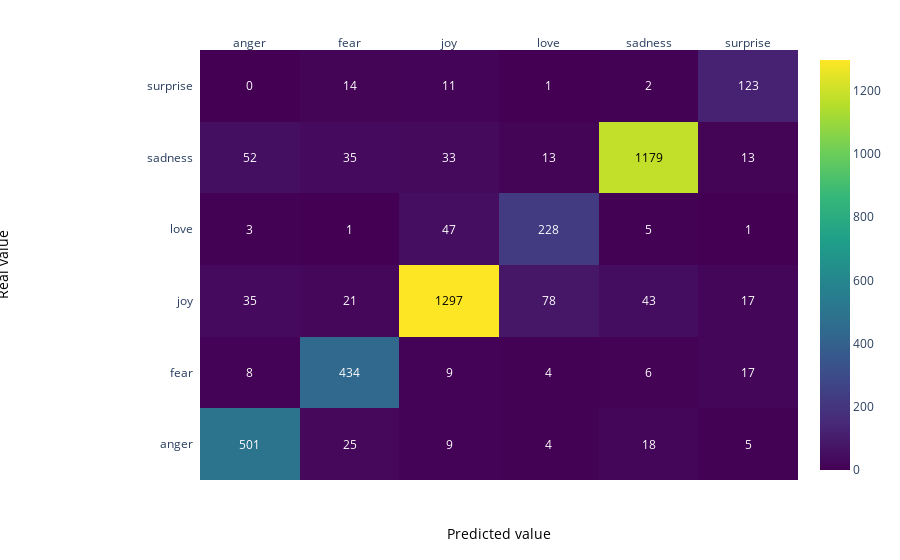

Source (notebook cell):
### Code cell
z = confusion_matrix(best_pred, y_val)

x = list(np.unique(df.Emotion))
y =  list(np.unique(df.Emotion))

# change each element of z to type string for annotations
z_text = [[str(y) for y in x] for x in z]

# set up figure 
fig = ff.create_annotated_heatmap(z, x=x, y=y, annotation_text=z_text, colorscale='Viridis')

# add custom xaxis title
fig.add_annotation(dict(font=dict(color="black",size=14),
                        x=0.5,
                        y=-0.15,
                        showarrow=False,
                        text="Predicted value",
                        xref="paper",
                        yref="paper"))

# add custom yaxis title
fig.add_annotation(dict(font=dict(color="black",size=14),
                        x=-0.35,
                        y=0.5,
                        showarrow=False,
                        text="Real value",
                        textangle=-90,
                        xref="paper",
                        yref="paper"))

# adjust margins to make room for yaxis title
fig.update_layout(margin=dict(t=50, l=200))

# add colorbar
fig['data'][0]['showscale'] = True
fig.show()

### Figure 1 — Plotly figure (JSON) as saved in the notebook; plotly's stock layout.template omitted (floating-point values rounded to 4 significant figures)
{"data": [{"colorscale": [[0, "#440154"], [0.1111, "#482878"], [0.2222, "#3e4989"], [0.3333, "#31688e"], [0.4444, "#26828e"], [0.5556, "#1f9e89"], [0.6667, "#35b779"], [0.7778, "#6ece58"], [0.8889, "#b5de2b"], [1, "#fde725"]], "reversescale": false, "showscale": true, "type": "heatmap", "x": ["anger", "fear", "joy", "love", "sadness", "surprise"], "y": ["anger", "fear", "joy", "love", "sadness", "surprise"], "z": [[501, 25, 9, 4, 18, 5], [8, 434, 9, 4, 6, 17], [35, 21, 1297, 78, 43, 17], [3, 1, 47, 228, 5, 1], [52, 35, 33, 13, 1179, 13], [0, 14, 11, 1, 2, 123]]}], "layout": {"annotations": [{"font": {"color": "#FFFFFF"}, "showarrow": false, "text": "501", "x": "anger", "xref": "x", "y": "anger", "yref": "y"}, {"font": {"color": "#FFFFFF"}, "showarrow": false, "text": "25", "x": "fear", "xref": "x", "y": "anger", "yref": "y"}, {"font": {"color": "#FFFFFF"}, "showarrow": false, "text": "9", "x": "joy", "xref": "x", "y": "anger", "yref": "y"}, {"font": {"color": "#FFFFFF"}, "showarrow": false, "text": "4", "x": "love", "xref": "x", "y": "anger", "yref": "y"}, {"font": {"color": "#FFFFFF"}, "showarrow": false, "text": "18", "x": "sadness", "xref": "x", "y": "anger", "yref": "y"}, {"font": {"color": "#FFFFFF"}, "showarrow": false, "text": "5", "x": "surprise", "xref": "x", "y": "anger", "yref": "y"}, {"font": {"color": "#FFFFFF"}, "showarrow": false, "text": "8", "x": "anger", "xref": "x", "y": "fear", "yref": "y"}, {"font": {"color": "#FFFFFF"}, "showarrow": false, "text": "434", "x": "fear", "xref": "x", "y": "fear", "yref": "y"}, {"font": {"color": "#FFFFFF"}, "showarrow": false, "text": "9", "x": "joy", "xref": "x", "y": "fear", "yref": "y"}, {"font": {"color": "#FFFFFF"}, "showarrow": false, "text": "4", "x": "love", "xref": "x", "y": "fear", "yref": "y"}, {"font": {"color": "#FFFFFF"}, "showarrow": false, "text": "6", "x": "sadness", "xref": "x", "y": "fear", "yref": "y"}, {"font": {"color": "#FFFFFF"}, "showarrow": false, "text": "17", "x": "surprise", "xref": "x", "y": "fear", "yref": "y"}, {"font": {"color": "#FFFFFF"}, "showarrow": false, "text": "35", "x": "anger", "xref": "x", "y": "joy", "yref": "y"}, {"font": {"color": "#FFFFFF"}, "showarrow": false, "text": "21", "x": "fear", "xref": "x", "y": "joy", "yref": "y"}, {"font": {"color": "#000000"}, "showarrow": false, "text": "1297", "x": "joy", "xref": "x", "y": "joy", "yref": "y"}, {"font": {"color": "#FFFFFF"}, "showarrow": false, "text": "78", "x": "love", "xref": "x", "y": "joy", "yref": "y"}, {"font": {"color": "#FFFFFF"}, "showarrow": false, "text": "43", "x": "sadness", "xref": "x", "y": "joy", "yref": "y"}, {"font": {"color": "#FFFFFF"}, "showarrow": false, "text": "17", "x": "surprise", "xref": "x", "y": "joy", "yref": "y"}, {"font": {"color": "#FFFFFF"}, "showarrow": false, "text": "3", "x": "anger", "xref": "x", "y": "love", "yref": "y"}, {"font": {"color": "#FFFFFF"}, "showarrow": false, "text": "1", "x": "fear", "xref": "x", "y": "love", "yref": "y"}, {"font": {"color": "#FFFFFF"}, "showarrow": false, "text": "47", "x": "joy", "xref": "x", "y": "love", "yref": "y"}, {"font": {"color": "#FFFFFF"}, "showarrow": false, "text": "228", "x": "love", "xref": "x", "y": "love", "yref": "y"}, {"font": {"color": "#FFFFFF"}, "showarrow": false, "text": "5", "x": "sadness", "xref": "x", "y": "love", "yref": "y"}, {"font": {"color": "#FFFFFF"}, "showarrow": false, "text": "1", "x": "surprise", "xref": "x", "y": "love", "yref": "y"}, {"font": {"color": "#FFFFFF"}, "showarrow": false, "text": "52", "x": "anger", "xref": "x", "y": "sadness", "yref": "y"}, {"font": {"color": "#FFFFFF"}, "showarrow": false, "text": "35", "x": "fear", "xref": "x", "y": "sadness", "yref": "y"}, {"font": {"color": "#FFFFFF"}, "showarrow": false, "text": "33", "x": "joy", "xref": "x", "y": "sadness", "yref": "y"}, {"font": {"color": "#FFFFFF"}, "showarrow": false, "text": "13", "x": "love", "xref": "x", "y": "sadness", "yref": "y"}, {"font": {"color": "#000000"}, "showarrow": false, "text": "1179", "x": "sadness", "xref": "x", "y": "sadness", "yref": "y"}, {"font": {"color": "#FFFFFF"}, "showarrow": false, "text": "13", "x": "surprise", "xref": "x", "y": "sadness", "yref": "y"}, {"font": {"color": "#FFFFFF"}, "showarrow": false, "text": "0", "x": "anger", "xref": "x", "y": "surprise", "yref": "y"}, {"font": {"color": "#FFFFFF"}, "showarrow": false, "text": "14", "x": "fear", "xref": "x", "y": "surprise", "yref": "y"}, {"font": {"color": "#FFFFFF"}, "showarrow": false, "text": "11", "x": "joy", "xref": "x", "y": "surprise", "yref": "y"}, {"font": {"color": "#FFFFFF"}, "showarrow": false, "text": "1", "x": "love", "xref": "x", "y": "surprise", "yref": "y"}, {"font": {"color": "#FFFFFF"}, "showarrow": false, "text": "2", "x": "sadness", "xref": "x", "y": "surprise", "yref": "y"}, {"font": {"color": "#FFFFFF"}, "showarrow": false, "text": "123", "x": "surprise", "xref": "x", "y": "surprise", "yref": "y"}, {"font": {"color": "black", "size": 14}, "showarrow": false, "text": "Predicted value", "x": 0.5, "xref": "paper", "y": -0.15, "yref": "paper"}, {"font": {"color": "black", "size": 14}, "showarrow": false, "text": "Real value", "textangle": -90, "x": -0.35, "xref": "paper", "y": 0.5, "yref": "paper"}], "margin": {"l": 200, "t": 50}, "xaxis": {"dtick": 1, "gridcolor": "rgb(0, 0, 0)", "side": "top", "ticks": ""}, "yaxis": {"dtick": 1, "ticks": "", "ticksuffix": "  "}}}
